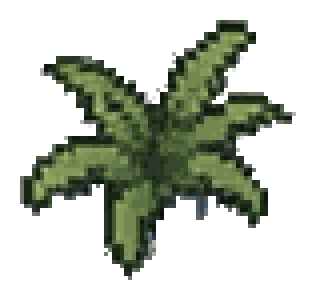
#> input picture game/assets/decor/altai/11.png, 78 x 73 px, given as the content of the folder /home/user/game/game/assets/locations_alpha, which was not available (shown 4 times larger)
$ python slice_decor.py
#> lines starting #> are read from the running program, lines starting #| are printed output that depends on the picture; after the words box and inside, x2 and y2 are one past the last pixel; in counts of white or black regions, pixels touching at a corner belong together; pictures that were not available may be replaced by others from this repository, and a replacement may not be noted
"""
Slice each location decor pack (RGBA, already alpha-fixed) into individual
tightly-cropped object sprites via connected-component labeling on the
alpha channel, instead of relying on a fixed slot grid (which produced
wrong-scale / cropped results once packs got resized for the artifact
bundle, and wasn't fully reliable even at native resolution).

Writes:
  game/assets/decor/<slug>/<n>.png   -- tightly cropped RGBA object sprites
  game/js/decor_manifest.js          -- {slug: [{file, w, h, area}, ...]}
"""
import numpy as np
from PIL import Image
from scipy import ndimage
import os, json

SRC_DIR = "/home/user/game/game/assets/locations_alpha"
OUT_DIR = "/home/user/game/game/assets/decor"
MANIFEST_PATH = "/home/user/game/game/js/decor_manifest.js"

os.makedirs(OUT_DIR, exist_ok=True)
manifest = {}

files = sorted(f for f in os.listdir(SRC_DIR) if f.endswith(".png"))
for fname in files:
    slug = fname[:-4]
    im = Image.open(os.path.join(SRC_DIR, fname)).convert("RGBA")
#> im is the input picture: PIL image 78x73 RGBA; mean R, G, B, A 142.9, 150.2, 137, 92.3
    arr = np.array(im)
    alpha = arr[:, :, 3]
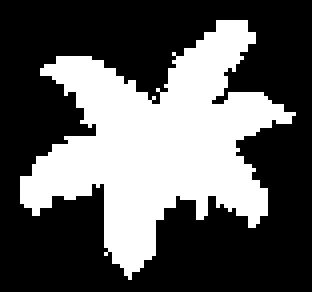
#> alpha: shape (73, 78) (shown 4 times larger); 36.2% white; 1 white region, box (x1, y1, x2, y2) and area: (5, 5, 74, 70) 2062
    mask = alpha > 20

    # opening first: kills thin stray bridges/noise left over from checker
    # removal so unrelated neighboring objects don't get fused together
    opened = ndimage.binary_opening(mask, structure=np.ones((3, 3)), iterations=1)
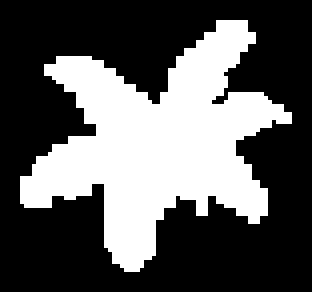
#> opened: shape (73, 78) bool (shown 4 times larger); 35.6% white; 1 white region, box (x1, y1, x2, y2) and area: (5, 5, 73, 68) 2029
    # then a small dilation to merge a single object's disjoint parts
    # (a tree's leaves/trunk can be separate components) before labeling
    dilated = ndimage.binary_dilation(opened, iterations=2)
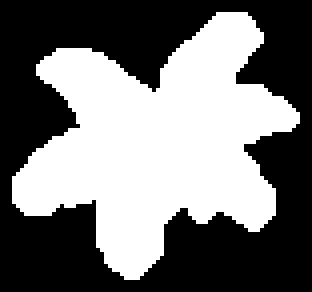
#> dilated: shape (73, 78) bool (shown 4 times larger); 45.9% white; 1 white region, box (x1, y1, x2, y2) and area: (3, 3, 75, 70) 2615
    labeled, n = ndimage.label(dilated, structure=np.ones((3, 3)))
#> n = 1

    objs = ndimage.find_objects(labeled)
#> objs = 1 item
    entries = []
    out_slug_dir = os.path.join(OUT_DIR, slug)
    os.makedirs(out_slug_dir, exist_ok=True)
    idx = 0
    total_area = mask.sum()
#> total_area = 2062
    for i, sl in enumerate(objs):
        if sl is None:
            continue
        ys, xs = sl
        comp_mask = (labeled[sl] == (i + 1)) & mask[sl]
        area = comp_mask.sum()
        if area < max(600, total_area * 0.004):
            continue  # skip tiny noise / icon fragments
        h = ys.stop - ys.start
        w = xs.stop - xs.start
        if h < 20 or w < 20:
            continue
        pad = 3
        y0, y1 = max(0, ys.start - pad), min(arr.shape[0], ys.stop + pad)
        x0, x1 = max(0, xs.start - pad), min(arr.shape[1], xs.stop + pad)
        crop = arr[y0:y1, x0:x1]
        # zero out alpha of any *other* component's pixels that leaked into this bbox
        crop_labels = labeled[y0:y1, x0:x1]
        keep = (crop_labels == (i + 1))
        crop = crop.copy()
        crop[~keep, 3] = 0
        out_path = os.path.join(out_slug_dir, f"{idx}.png")
        Image.fromarray(crop, "RGBA").save(out_path, optimize=True)
        entries.append({
            "file": f"assets/decor/{slug}/{idx}.png",
            "w": int(x1 - x0), "h": int(y1 - y0), "area": int(area),
        })
        idx += 1
#> this loop made 1 pass
#> (area, h, w, pad, y0, y1, x0, x1) on pass 1: (2062, 67, 72, 3, 0, 73, 0, 78)
#> pass 1, `comp_mask = (labeled[sl] == (i + 1)) & mask[sl]`:
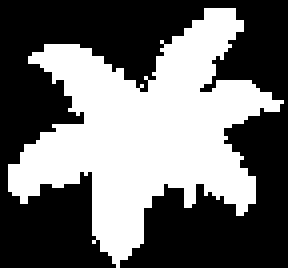
#> comp_mask: shape (67, 72) bool (shown 4 times larger); 42.7% white; 1 white region, box (x1, y1, x2, y2) and area: (2, 2, 71, 67) 2062
#> after the loop, entries = 1 item; idx = 1

    entries.sort(key=lambda e: -e["area"])
    manifest[slug] = entries[:14]
    print(f"{slug}: {len(entries)} objects kept")
#| 11: 1 objects kept

with open(MANIFEST_PATH, "w", encoding="utf-8") as f:
    f.write("// Auto-generated by tools/slice_decor.py -- do not hand-edit.\n")
    f.write("const DECOR_MANIFEST = " + json.dumps(manifest, ensure_ascii=False, indent=1) + ";\n")

print("done, manifest ->", MANIFEST_PATH)

$ run again, on game/assets/decor/altai/13.png
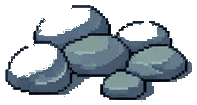
#> input picture game/assets/decor/altai/13.png, 197 x 105 px, given as the content of the folder /home/user/game/game/assets/locations_alpha, which was not available
#> im is the input picture: PIL image 197x105 RGBA; mean R, G, B, A 148.8, 157.2, 162.8, 114.1
#> `alpha = arr[:, :, 3]`:
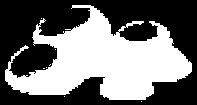
#> alpha: shape (105, 197); 44.7% white; 8 white regions (7 under 20 px), largest, box (x1, y1, x2, y2) and area: (5, 5, 192, 100) 9247
#> opened: shape (105, 197) bool; 44.2% white; 5 white regions (2 under 20 px), largest, box (x1, y1, x2, y2) and area: (5, 5, 192, 100) 9015, (11, 46, 28, 59) 56, (127, 21, 142, 26) 47
#> dilated: shape (105, 197) bool; 51.8% white; 1 black region, box (x1, y1, x2, y2) and area: (0, 0, 197, 105) 9961
#> n = 1
#> objs = 1 item
#> total_area = 9256
#> the loop `for i, sl in enumerate(objs):` made 1 pass
#> (area, h, w, pad, y0, y1, x0, x1) on pass 1: (9256, 99, 191, 3, 0, 105, 0, 197)
#> pass 1, `comp_mask = (labeled[sl] == (i + 1)) & mask[sl]`:
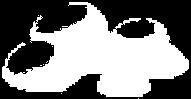
#> comp_mask: shape (99, 191) bool; 49% white; 8 white regions (7 under 20 px), largest, box (x1, y1, x2, y2) and area: (2, 2, 189, 97) 9247
#> after the loop `for i, sl in enumerate(objs):`: entries = 1 item; idx = 1
#| 13: 1 objects kept

$ run again, on game/assets/decor/astrakhan/0.png
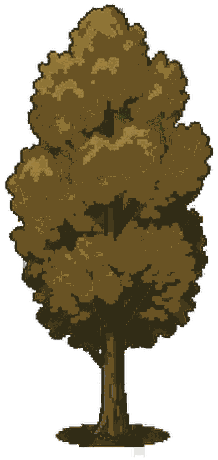
#> input picture game/assets/decor/astrakhan/0.png, 218 x 460 px, given as the content of the folder /home/user/game/game/assets/locations_alpha, which was not available
#> im is the input picture: PIL image 218x460 RGBA; mean R, G, B, A 56.3, 46.7, 23.7, 144.5
#> `mask = alpha > 20`:
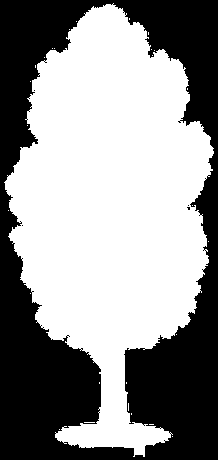
#> mask: shape (460, 218) bool; 57.4% white; 5 black regions (4 under 20 px), largest, box (x1, y1, x2, y2) and area: (0, 0, 218, 460) 42681
#> opened: shape (460, 218) bool; 57.1% white; 1 black region, box (x1, y1, x2, y2) and area: (0, 0, 218, 460) 43051
#> dilated: shape (460, 218) bool; 59.8% white; 1 black region, box (x1, y1, x2, y2) and area: (0, 0, 218, 460) 40263
#> n = 1
#> objs = 1 item
#> total_area = 57589
#> the loop `for i, sl in enumerate(objs):` made 1 pass
#> (area, h, w, pad, y0, y1, x0, x1) on pass 1: (57581, 455, 213, 3, 0, 460, 0, 218)
#> pass 1, `comp_mask = (labeled[sl] == (i + 1)) & mask[sl]`:
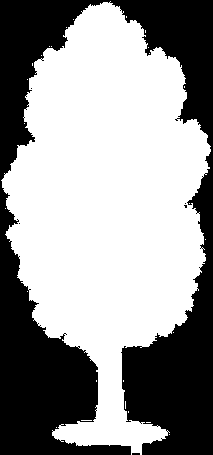
#> comp_mask: shape (455, 213) bool; 59.4% white; 6 black regions (5 under 20 px), largest, box (x1, y1, x2, y2) and area: (0, 0, 213, 455) 39308
#> after the loop `for i, sl in enumerate(objs):`: entries = 1 item; idx = 1
#| 0: 1 objects kept

$ run again, on game/assets/decor/anapa/10.png
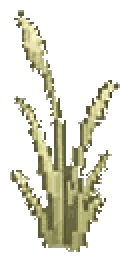
#> input picture game/assets/decor/anapa/10.png, 64 x 130 px, given as the content of the folder /home/user/game/game/assets/locations_alpha, which was not available (shown 2 times larger)
#> im is the input picture: PIL image 64x130 RGBA; mean R, G, B, A 141.1, 140.6, 127.6, 70.4
#> `alpha = arr[:, :, 3]`:
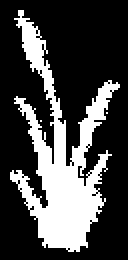
#> alpha: shape (130, 64) (shown 2 times larger); 27.6% white; 3 white regions (2 under 20 px), largest, box (x1, y1, x2, y2) and area: (5, 5, 60, 126) 2295
#> opened: shape (130, 64) bool; 25.2% white; 4 white regions (1 under 20 px), largest, box (x1, y1, x2, y2) and area: (5, 42, 59, 125) 1798, (9, 9, 27, 49) 257, (26, 51, 31, 59) 32
#> dilated: shape (130, 64) bool; 37.9% white; 1 white region, box (x1, y1, x2, y2) and area: (3, 3, 61, 127) 3152
#> n = 1
#> objs = 1 item
#> total_area = 2297
#> the loop `for i, sl in enumerate(objs):` made 1 pass
#> (area, h, w, pad, y0, y1, x0, x1) on pass 1: (2297, 124, 58, 3, 0, 130, 0, 64)
#> pass 1, `comp_mask = (labeled[sl] == (i + 1)) & mask[sl]`:
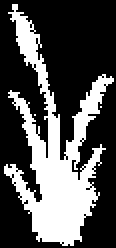
#> comp_mask: shape (124, 58) bool (shown 2 times larger); 31.9% white; 3 white regions (2 under 20 px), largest, box (x1, y1, x2, y2) and area: (2, 2, 57, 123) 2295
#> after the loop `for i, sl in enumerate(objs):`: entries = 1 item; idx = 1
#| 10: 1 objects kept
